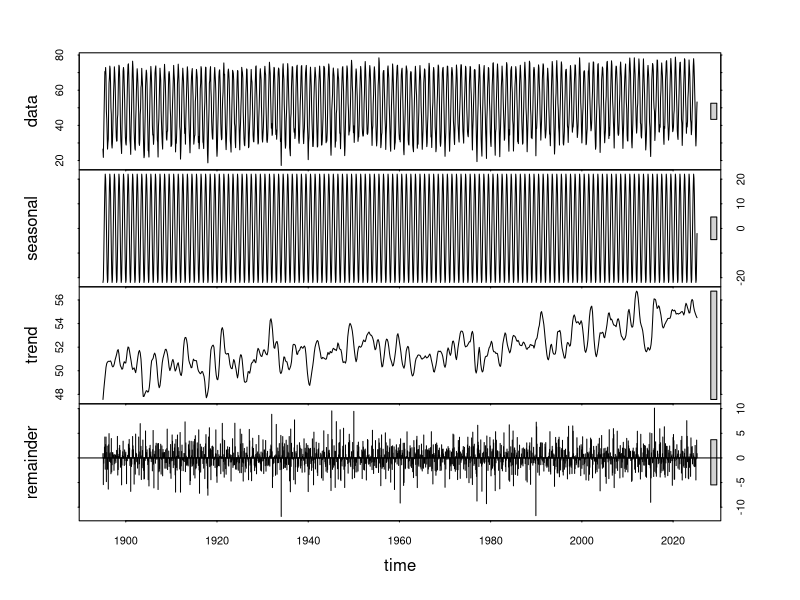

Generate this figure with R: (Note: this script raises an error after producing the figure.)
# Load necessary libraries
library(ggplot2)
library(forecast)

# Read the data
data <- read.csv("data/monthly-temperature-nj.csv", header = TRUE)

# Combine Month and Year into a Date column (assume first day of month)
data$FormattedDate <- as.Date(paste0(data$Date, 1), format = "%Y%m%d")

# View the first few rows to confirm structure
head(data)

# Ensure the data is in chronological order
data <- data[order(data$FormattedDate), ]

# Create a time series object
# Assumes monthly data; start date is taken from the first entry
start_year <- as.numeric(format(min(data$FormattedDate), "%Y"))
start_month <- as.numeric(format(min(data$FormattedDate), "%m"))
# 12: monthly
temp_ts <- ts(data$Value, start = c(start_year, start_month), frequency = 12)

# STL decomposition (Seasonal-Trend-Loess)
stl_result <- stl(temp_ts, s.window = "periodic")

# Plot the decomposition
plot(stl_result)

# Extract and export the trend component
trend_component <- stl_result$time.series[, "trend"]
trend_df <- data.frame(Date = data$FormattedDate, Trend = as.numeric(trend_component))
write.csv(trend_df, "output-data/monthly-temperature-nj-trend-component.csv", row.names = FALSE)

# Plot the trend component separately
ggplot(trend_df, aes(x = Date, y = Trend)) +
  geom_line(size=1) +
  scale_x_date(date_breaks = "5 years", date_labels = "%Y")
  xlab("Date") +
  ylab("Temperature (°F)") +
  theme_minimal() +
  theme(
    axis.title.x = element_text(size = 16, hjust = 0.5),
    axis.title.y = element_text(size = 16),
    axis.text.x = element_text(size = 14),
    axis.text.y = element_text(size = 14),
    legend.title = element_text(size = 16),
    legend.text = element_text(size = 14)
  )